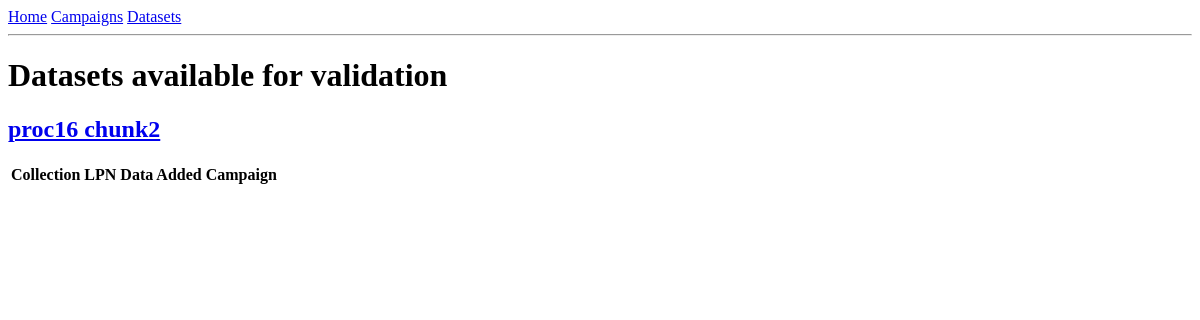
Before: /datasets with the older database file.
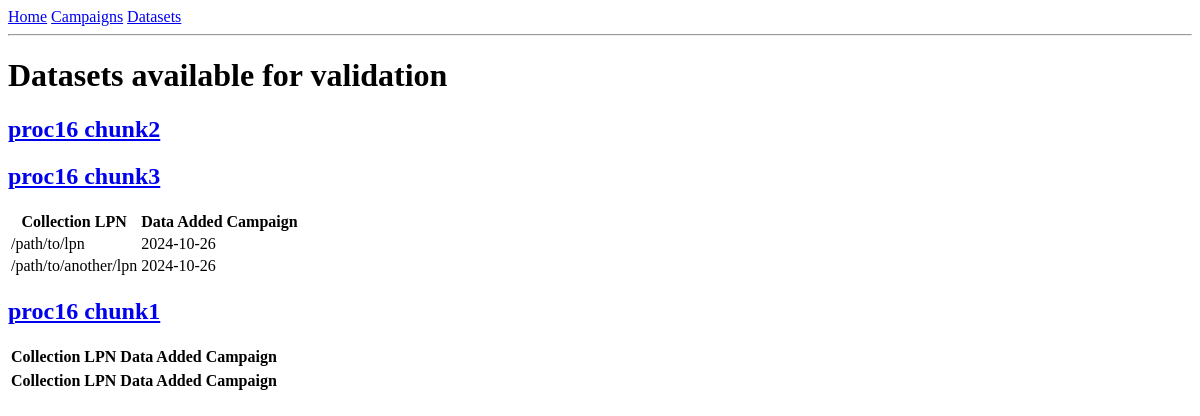
After: the same page with the newer database file.
### app/models.py (models this page shows, shortened)
class Campaign(db.Model):
    __tablename__ = "Campaign"
    id = db.Column(db.Integer, primary_key=True)
    name = db.Column(db.String(20), unique = True)
    exp_range = db.Column(db.String(20))
    start_date = db.Column(db.Date, default=datetime.utcnow)
    datasets = db.relationship("Dataset", back_populates="campaign")

class Dataset(db.Model):
    __tablename__ = "Dataset"
    id = db.Column(db.Integer, primary_key = True)
    collection_lpn = db.Column(db.String(50), unique=True)
    date_added = db.Column(db.Date, default=datetime.utcnow)
    campaign_id = db.Column(db.Integer, db.ForeignKey("Campaign.id"))
    campaign = db.relationship("Campaign", back_populates='datasets')

### app/routes.py (the view)
@app.route("/datasets/<id>")
@app.route("/datasets")
def datasets(id=None):
    campaigns = models.Campaign.query.all()
    if id:
        datasets = models.Dataset.query.filter_by(id=id).all()
        return render_template("datasets.html", datasets=datasets, campaigns = campaigns)
    datasets = models.Dataset.query.all()
    return render_template("datasets.html", datasets=datasets, campaigns=campaigns)

### app/templates/datasets.html
{% extends "base.html" %}
{% block content %}
    <h1>Datasets available for validation</h1>
   {% include "tables/datasets_table.html" %}
{% endblock %}

### app/templates/tables/datasets_table.html
{% for campaign in campaigns %}
    <h2><a href={{ url_for("campaigns", id=campaign.id)}}> {{campaign.name}}</a> </h2>
    <table>
        <tr>
            <th>Collection LPN</th>
            <th>Data Added</th>
            <th>Campaign</th>
        </tr>
        {% for dataset in datasets %}
            {% if dataset.campaign.id == campaign.id %}
            <tr>
                <td>{{ dataset.collection_lpn }}</td>
                <td>{{ dataset.date_added }}</td>
            </tr>
            {% endif %}
        {%  endfor %}
{% endfor %}
</table>

Changed rows visible on the page:
added Dataset: collection_lpn "/path/to/lpn", date_added "2024-10-26", shown under Campaign "proc16 chunk2"
added Dataset: collection_lpn "/path/to/another/lpn", date_added "2024-10-26", shown under Campaign "proc16 chunk2"
added Campaign: name "proc16 chunk3"
added Campaign: name "proc16 chunk1"
